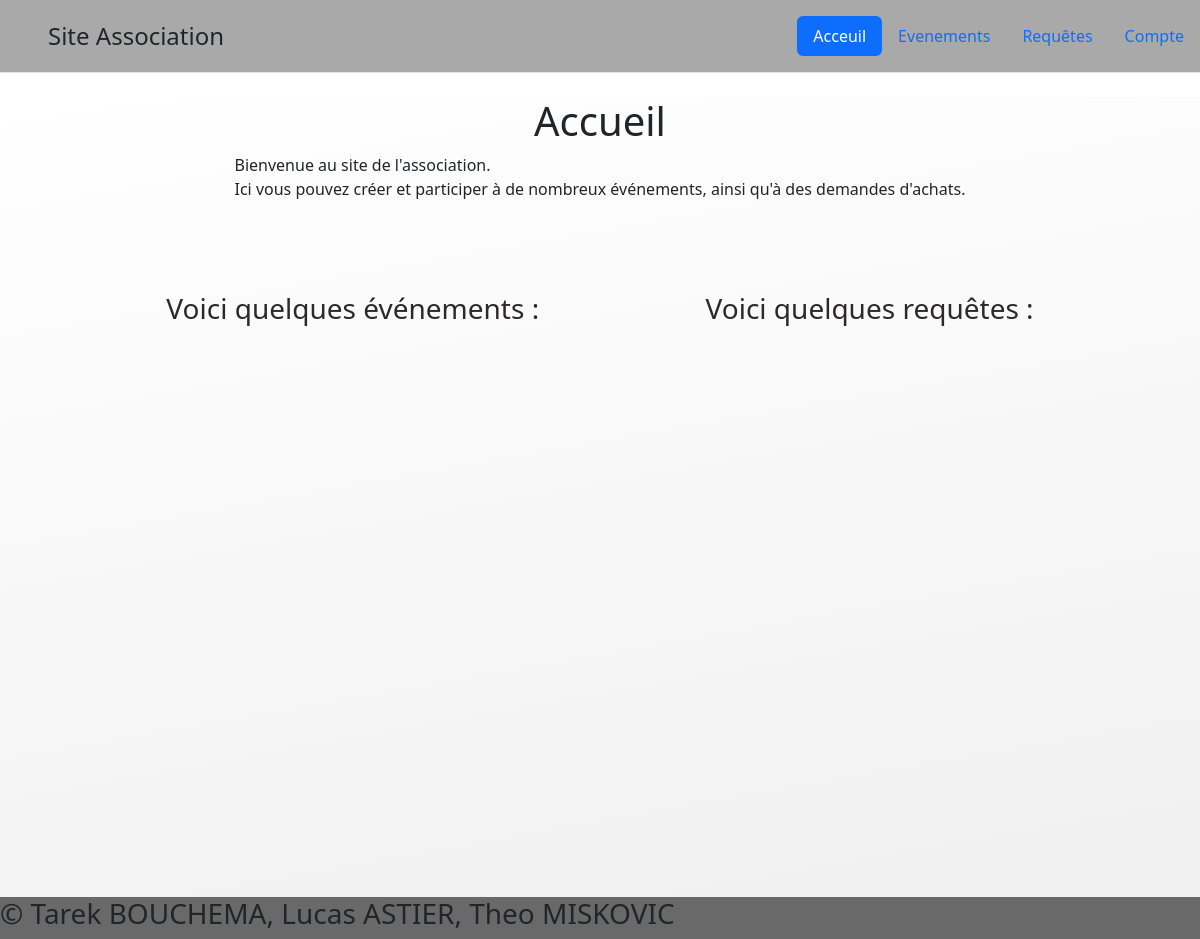
/, run on an earlier commit of the app's database.
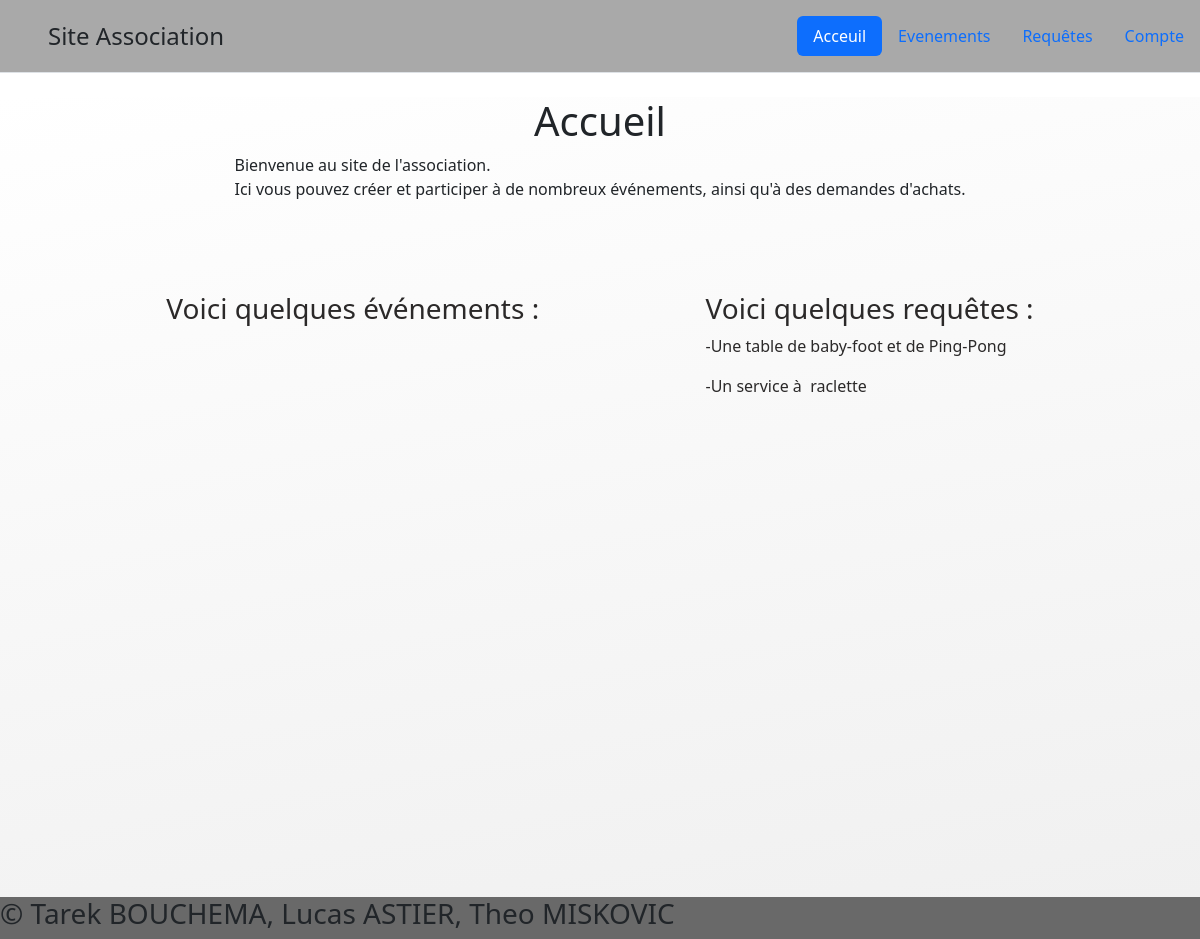
And on a later commit of the database.
### tables this page shows
CREATE TABLE `request` (
  `ID` bigint(20) UNSIGNED NOT NULL,
  `title` varchar(100) NOT NULL,
  `description` text NOT NULL,
  `nbLike` int(11) NOT NULL,
  `idUser` int(11) NOT NULL,
  `state` varchar(20) NOT NULL DEFAULT 'not reviewed'
);

### index.php (called while the page is built, shortened)
<?php
    include_once "genericView.php";
    if(isset($_GET['module'])){
        switch($_GET['module']){
            case 'connection':
                include_once "modules/account/mod_account.php";
                $module = new ModAccount();
                break;
            case 'request':
                include_once "modules/request/mod_request.php";
                $module = new ModRequest();
                break;
            case 'events':
                include_once "modules/events/mod_events.php";
                $module = new ModEvents();
                break;
            default:
                die("Module not found");
        }
    }else{
        include_once "modules/mainPage/mod_mainPage.php";
        $module = new ModMainPage();
    }
    $module->saveDisplay();
    require_once "template.php";
?>

### modules/mainPage/model_mainPage.php (called while the page is built, shortened)
<?php
    class ModelMainPage extends Connection{
        public function getEvents(){
            $query = self::$db->prepare("SELECT * FROM events ORDER BY creationDate ASC");
            $query->execute();
            return $query->fetchAll();;
        }
        public function getRequests(){
            $query = self::$db->prepare("SELECT * FROM request LEFT JOIN users ON request.idUser = users.id");
            $query->execute();
            $row = $query->fetchAll();
            return $row;
        }
    }
?>

### genericView.php (called while the page is built, shortened)
<?php
    class GenericView{
        protected $display;
        public function setDisplay(){
            $this->display = ob_get_clean();
        }
        public function getDisplay(){
            return $this->display;
        }
    }
?>

### modules/mainPage/view_mainPage.php (the view, shortened to what this page needs)
<?php
    class ViewMainPage extends GenericView{
        public function displayMainPage(){
            ?>
            <h1>Accueil</h1>
            <p>Bienvenue au site de l'association.<br/> Ici vous pouvez créer et participer à de nombreux événements, ainsi qu'à des demandes d'achats.</p>
        <?php
        }
            ?>
            <?php
        public function displayRequestPage($tab){
            $i=0;
            foreach($tab as $row){
                echo '<p> -' . $row['title'] .'</p>';
            }
        }
    }
?>

### modules/mainPage/mod_mainPage.php (shortened to what this page needs)
<?php
    include_once 'modules/mainPage/cont_mainPage.php';
    class ModMainPage{
        public $cont;
        public function __construct(){
            $this->cont = new ContMainPage;
            switch(strtolower($this->cont->action)){
                case 'default':
                    $this->cont->default();
                    break;
            }
        }
        public function saveDisplay(){
            $this->cont->view->setDisplay();
        }
        public function getDisplay(){
            return $this->cont->view->getDisplay();
        }
    }
?>

### modules/mainPage/cont_mainPage.php (shortened to what this page needs)
<?php
    include_once "modules/mainPage/model_mainPage.php";
    include_once "modules/mainPage/view_mainPage.php";
    class ContMainPage{
        public $model;
        public $view;
        public function __construct(){
            $this->model = new ModelMainPage();
            $this->view = new ViewMainPage();
            $this->action = isset($_GET['action']) ? $_GET['action'] : 'default';
        }
        public function default(){
            $this->view->displayMainPage();
            ?>
                <div id="eventHomePage">
                <div>
                <a href="index.php?module=events" class="noDeco">
                    <h3>Voici quelques événements : </h3>
            <?php
            $i=1;
            foreach($this->model->getEvents() as $event){
                $this->view->displayEvent($event);
                $i++;
                if ($i>3){
                    break;
                }
            }
            ?>
                </a>
                </div>
                <div>
                <a href="index.php?module=request" class="noDeco">
                    <h3>Voici quelques requêtes : </h3>
                    <?php
                    $row = $this->model->getRequests();
                    $this->view->displayRequestPage($row);
                    ?>
                </a>
                </div>
                </div>
            <?php
        }
    }
?>

### template.php (shortened to what this page needs)
<HTML>
    <HEAD>
        <link href='style.css' rel='stylesheet' type='text/css'>
        <link href='https://cdn.jsdelivr.net/npm/bootstrap@5.2.2/dist/css/bootstrap.min.css' rel='stylesheet'>
    </HEAD>
    <BODY>
        <?php
            require_once "header_template.php";
        ?>
        <MAIN>
            <?php
                echo $module->getDisplay();
            ?>
        </MAIN>
        <FOOTER>
            <H3>© Tarek BOUCHEMA, Lucas ASTIER, Theo MISKOVIC</H3>
        </FOOTER>
    </BODY>
</HTML>

### header_template.php
<header class="d-flex flex-wrap justify-content-center py-3 mb-4 border-bottom">
    <a href="#" class="d-flex align-items-center mb-3 mb-md-0 me-md-auto text-dark text-decoration-none">
        <svg class="bi me-2" width="40" height="32"><use xlink:href="#bootstrap"/></svg>
        <span class="fs-4">Site Association</span>
    </a>
    <ul class="nav nav-pills">
        <li class="nav-item"><a href="index.php" class="nav-link active" aria-current="page">Acceuil</a></li>
        <li class="nav-item"><a href="index.php?module=events" class="nav-link">Evenements</a></li>
        <li class="nav-item"><a href="index.php?module=request" class="nav-link">Requêtes</a></li>
        <li class="nav-item"><a href="index.php?module=connection" class="nav-link">Compte</a></li>
    </ul>
</header>

### style.css (style rules this page uses)
body { width: 100%; display: flex; flex-direction: column; align-items: center; }
header { order: 1; background-color: #a9a9a9; width: 100%; }
main { order: 2; width: 100%; display: flex; flex-direction: column; align-items: center; background: linear-gradient(170deg, #ffffff, #f0f0f0); min-height: 100vh; }
footer { order: 3; background-color: #696969; width: 100%; }
.noDeco { text-decoration: none; color: #2b2929; }
#eventHomePage { display: flex; justify-content: space-evenly; width: 100%; padding-top: 75px; }

What changed in the data, as far as the page shows it:
added request: title "Une table de baby-foot et de Ping-Pong"
added request: title "Un service à raclette"
